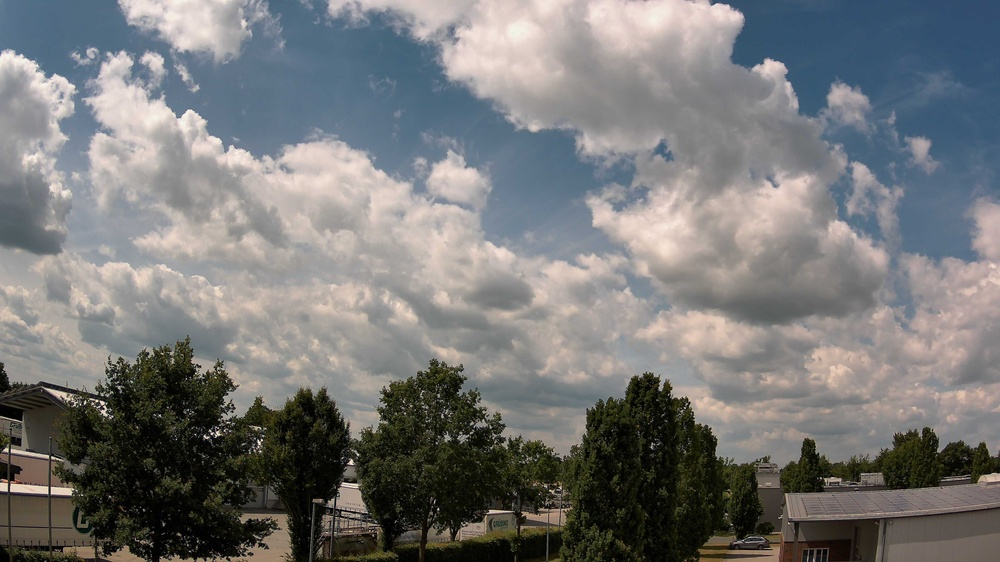
#> input picture bilder/latest.jpg, 1000 x 562 px, shrunk from 3840 x 2160 before the run
$ python analyze_motion.py bilder/latest.jpg bilder/unterwegs.jpg
#> lines starting #> are read from the running program, lines starting #| are printed output that depends on the picture
import cv2
import numpy as np
import sys
import math

def compute_motion_angle(img1_path, img2_path):
#> called with img1_path = 'bilder/latest.jpg', img2_path = 'bilder/unterwegs.jpg'
    img1 = cv2.imread(img1_path, 0)
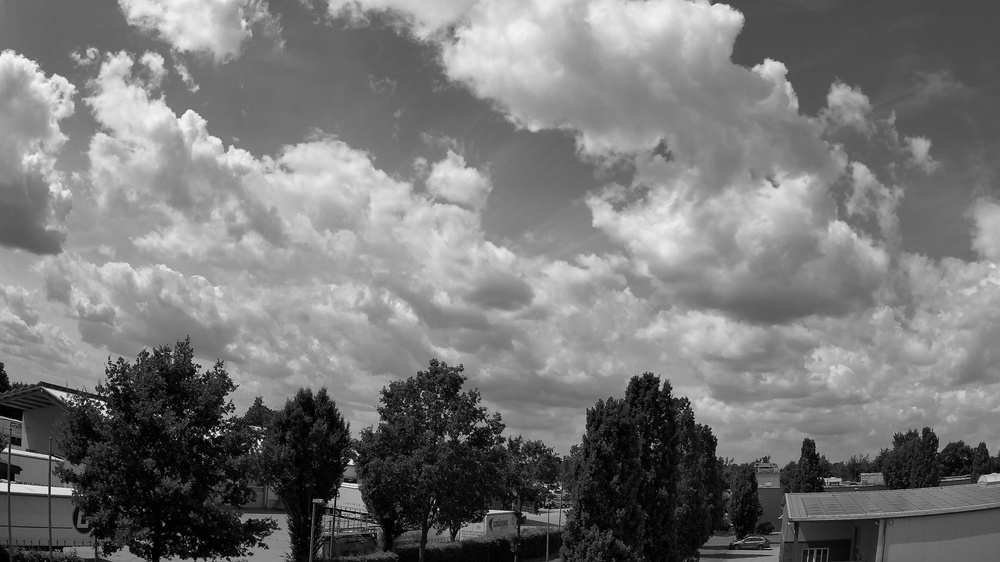
#> img1: shape (562, 1000); min 0, max 252, mean 118.9
    img2 = cv2.imread(img2_path, 0)
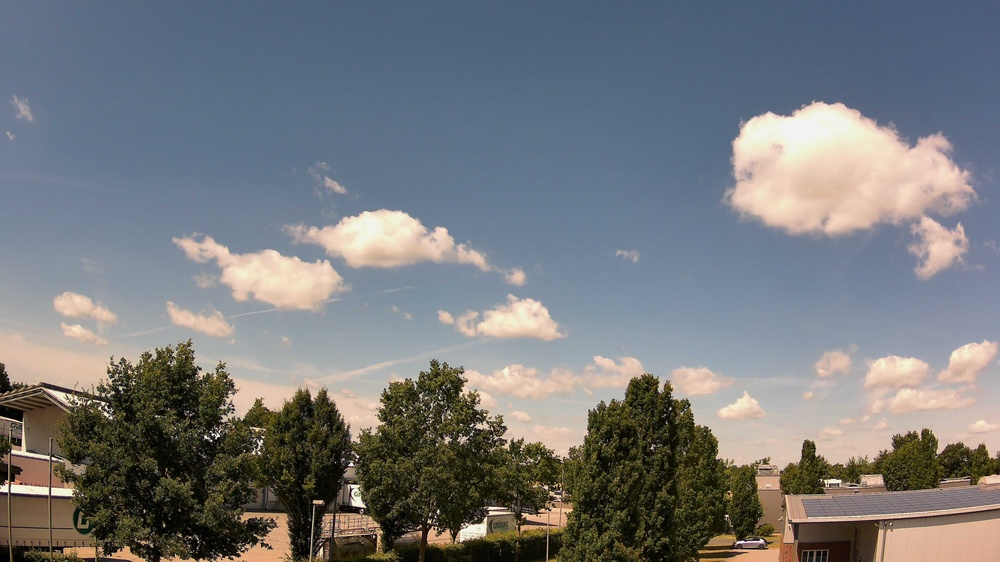
#> input picture bilder/unterwegs.jpg, 1000 x 562 px, shrunk from 3840 x 2160 before the run
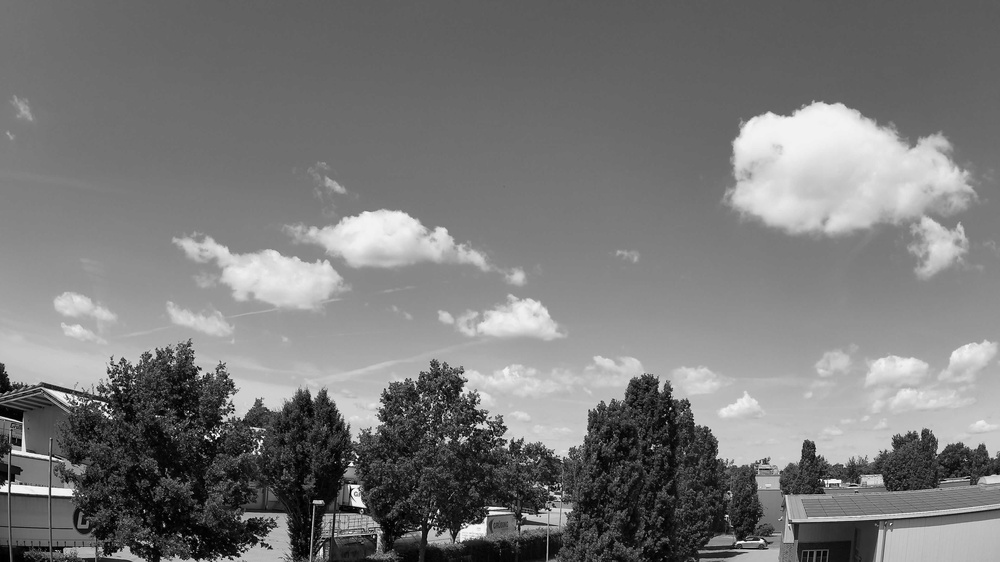
#> img2: shape (562, 1000); min 0, max 255, mean 120.7

    # Optical Flow verwenden
    flow = cv2.calcOpticalFlowFarneback(img1, img2, None,
                                         0.5, 3, 15, 3, 5, 1.2, 0)

    # Durchschnittsrichtung berechnen
    dx = np.mean(flow[...,0])
#> dx = -1.15
    dy = np.mean(flow[...,1])
#> dy = -0.344

    angle = (math.degrees(math.atan2(-dy, dx)) + 360) % 360
#> angle = 163.4

    return angle, dx, dy

def direction_label(deg):
    dirs = ['N', 'NO', 'O', 'SO', 'S', 'SW', 'W', 'NW']
    ix = round(deg / 45) % 8
    return dirs[ix]

if __name__ == "__main__":
    if len(sys.argv) != 3:
        print("Usage: analyze_motion.py diff1.jpg diff2.jpg")
        sys.exit(1)

    angle, dx, dy = compute_motion_angle(sys.argv[1], sys.argv[2])
#> angle = 163.4; dx = -1.15; dy = -0.344
    label = direction_label(angle)
#> in direction_label, `ix = round(deg / 45) % 8`: ix = 4
#> label = 'S'
    print(f"🌥 Wolkenzugrichtung: {angle:.1f}° ({label})")
#| 🌥 Wolkenzugrichtung: 163.4° (S)
    print(f"📉 Durchschnittliche Pixelbewegung: dx={dx:.2f}, dy={dy:.2f}")
#| 📉 Durchschnittliche Pixelbewegung: dx=-1.15, dy=-0.34
